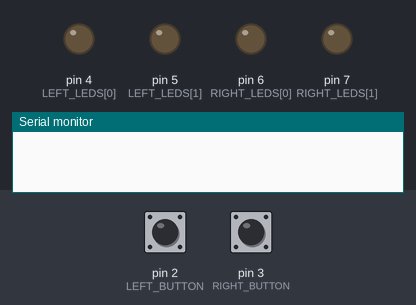
Recording of a sketch running on a simulated Arduino Uno, built with avr-gcc and run on an emulated ATmega328P. Parts: output pins drawn as LEDs (lit = HIGH), the last lines printed to the serial monitor. Dashed ring = blinking. The inputs (shaded band) are chosen by the test bench; at power-on: pin 2 (LEFT_BUTTON) HIGH, pin 3 (RIGHT_BUTTON) HIGH.

Above: at 1.2 s.
1.3 s: pin 2 (LEFT_BUTTON) pulled LOW for 0.15 s
At 1.53 s:
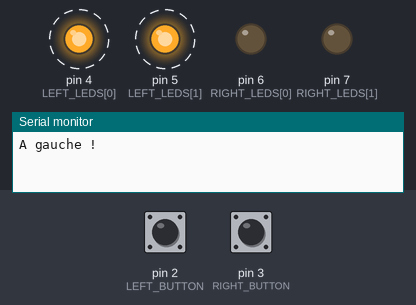
4.3 s: pin 3 (RIGHT_BUTTON) pulled LOW for 3.2 s
At 4.53 s:
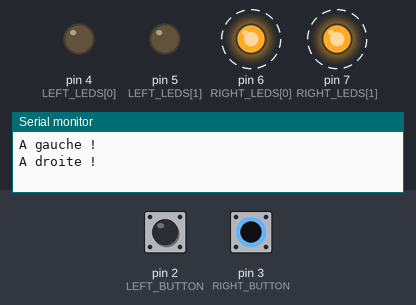
9.0 s: pin 2 (LEFT_BUTTON) pulled LOW for 3.2 s
At 9.23 s:
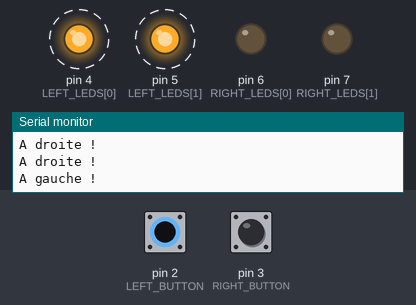
13.7 s: pin 2 (LEFT_BUTTON) driven LOW and pin 3 (RIGHT_BUTTON) driven LOW
At 13.93 s:
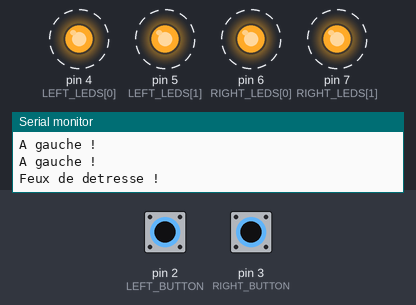
16.7 s: pin 2 (LEFT_BUTTON) driven HIGH
At 17.01 s:
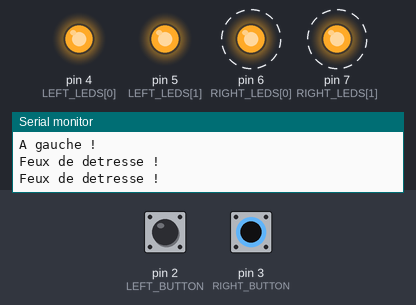
Timing chart, 0 to 20.7 s (numbered marks = the images above; inputs shaded):
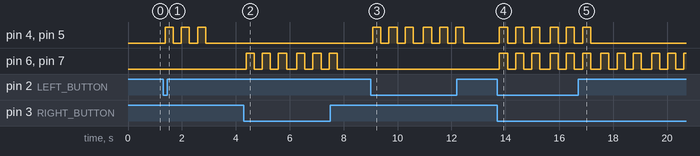

Measured:
- after the input at 1.3 s, pin 4 (LEFT_LEDS[0]), pin 5 (LEFT_LEDS[1]): alternates HIGH for 0.30 s and LOW for 0.30 s, 6 changes in all, then stays LOW, starting after 0.08 s
- after the input at 4.3 s, pin 6 (RIGHT_LEDS[0]), pin 7 (RIGHT_LEDS[1]): alternates HIGH for 0.30 s and LOW for 0.30 s, 12 changes in all, then stays LOW, starting after 0.08 s
- after the input at 9.0 s, pin 4 (LEFT_LEDS[0]), pin 5 (LEFT_LEDS[1]): alternates HIGH for 0.30 s and LOW for 0.30 s, 12 changes in all, then stays LOW, starting after 0.08 s
- after the input at 13.7 s, pin 4 (LEFT_LEDS[0]), pin 5 (LEFT_LEDS[1]), pin 6 (RIGHT_LEDS[0]), pin 7 (RIGHT_LEDS[1]): alternates HIGH for 0.30 s and LOW for 0.30 s, starting after 0.08 s
- after the input at 16.7 s, pin 4 (LEFT_LEDS[0]), pin 5 (LEFT_LEDS[1]): goes on until 17.2 s, then stays LOW

The sketch:

08-robot-turn-signals.ino
```cpp
/*
 * Lesson 8 - Robot turn signals  (Les clignotants du robot)
 * Goal: the robot's "blinkers". Button 1 flashes the LEFT lights, button 2 the RIGHT
 *       lights, and both buttons together turn on the hazard lights (all four flash).
 * Big idea: cause and effect. Each input (button) makes a different output (lights).
 *
 * Wiring: button 1 (left) D2 -> GND, button 2 (right) D3 -> GND,
 *         left lights = LEDs on D4 and D5, right lights = LEDs on D6 and D7 (220 ohm each).
 */

const int LEFT_BUTTON = 2;
const int RIGHT_BUTTON = 3;
const int LEFT_LEDS[2] = {4, 5};
const int RIGHT_LEDS[2] = {6, 7};
const int BLINKS = 3;                 // how many times the signal flashes
const int SPEED = 300;                // milliseconds on, then off

// Flash the chosen side(s) a few times.
void blinkSides(bool left, bool right) {
  for (int n = 0; n < BLINKS; n++) {
    for (int i = 0; i < 2; i++) {
      if (left)  digitalWrite(LEFT_LEDS[i], HIGH);
      if (right) digitalWrite(RIGHT_LEDS[i], HIGH);
    }
    delay(SPEED);
    for (int i = 0; i < 2; i++) {
      digitalWrite(LEFT_LEDS[i], LOW);
      digitalWrite(RIGHT_LEDS[i], LOW);
    }
    delay(SPEED);
  }
}

void setup() {
  pinMode(LEFT_BUTTON, INPUT_PULLUP);
  pinMode(RIGHT_BUTTON, INPUT_PULLUP);
  for (int i = 0; i < 2; i++) {
    pinMode(LEFT_LEDS[i], OUTPUT);
    pinMode(RIGHT_LEDS[i], OUTPUT);
  }
  Serial.begin(9600);
}

void loop() {
  bool left = digitalRead(LEFT_BUTTON) == LOW;
  bool right = digitalRead(RIGHT_BUTTON) == LOW;
  if (left || right) {
    delay(80);                        // give a moment to press both buttons together
    left = left || digitalRead(LEFT_BUTTON) == LOW;
    right = right || digitalRead(RIGHT_BUTTON) == LOW;
    if (left && right) Serial.println("Feux de detresse !");
    else if (left)     Serial.println("A gauche !");
    else               Serial.println("A droite !");
    blinkSides(left, right);
  }
}
```
